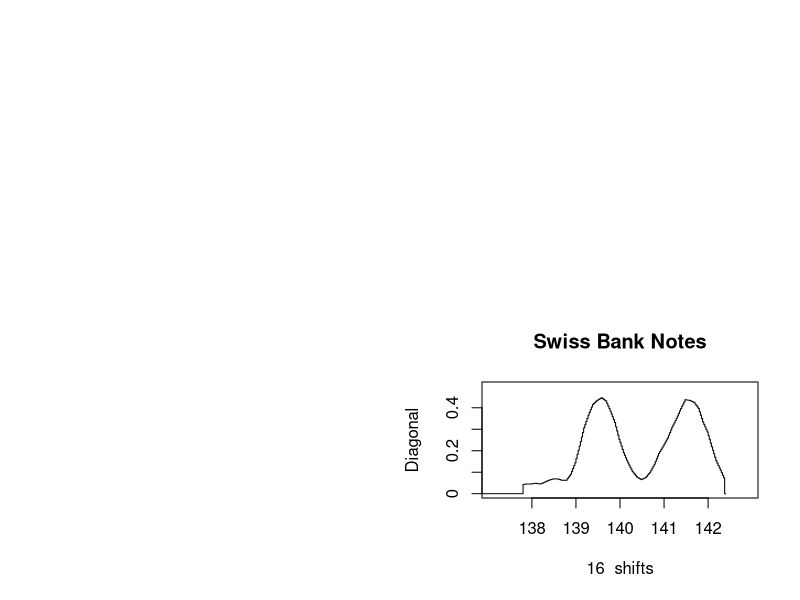

Generate this figure with R:

# clear variables and close windows
rm(list = ls(all = TRUE))
graphics.off()

# load data
x = read.table("bank2.dat")
x = x[, 6]  # Only consider the diagonal

n = length(x)  # Number of observations.
step = c(2, 8, 4, 16)  # Define the number of shifts.

t0 = NULL
tf = NULL

for (l in 1:4) {
    h = 0.4
    t0 = h * (floor(min(x)/h) + 0.5)  # Min
    tf = h * (floor(max(x)/h) - 0.5)  # Max
    
    m = step[l]
    delta = h/m
    
    nbin = floor((max(x) - min(x))/delta)
    binedge = seq(min(x), max(x), delta)  # Define the bins of the histogram
    
    # ex=x[x<=142.2] vk = plot(apply(x,1,sort),type='l')
    
    vk = hist(x, binedge, plot = FALSE)$counts  # Count the number of elements in each bin
    fhat = c(rep(0, m - 1), vk, rep(0, m - 1))
    
    kern = function(s) 1 - abs(s)
    ind = (1 - m):(m - 1)
    den = sum(kern(ind/m))
    wm = m * (kern(ind/m))/den
    
    fhatk = matrix(0, 0, n + 1)
    
    for (k in 1:nbin) {
        ind = k:(2 * m + k - 2)
        fhatk[k] = sum(wm * fhat[ind])
    }
    
    fhatk = fhatk/(n * h)
    binedge = c(rep(0, 1), binedge)
    fhatk = c(rep(0, 1), fhatk, rep(0, 2))
    
    # Plot the different histograms
    split.screen(c(2, 2))
    screen(l)
    plot(binedge, fhatk, type = "s", ylim = c(0, 0.5), xlim = c(137.1, 142.9), 
        main = "Swiss Bank Notes", xlab = paste(step[l], " shifts"), ylab = "Diagonal", 
        axes = FALSE, frame = TRUE)
    axis(side = 1, at = seq(138, 142), labels = seq(138, 142))
    axis(side = 2, at = seq(0, 0.4, 0.1), labels = seq(0, 0.4, 0.1))
}
